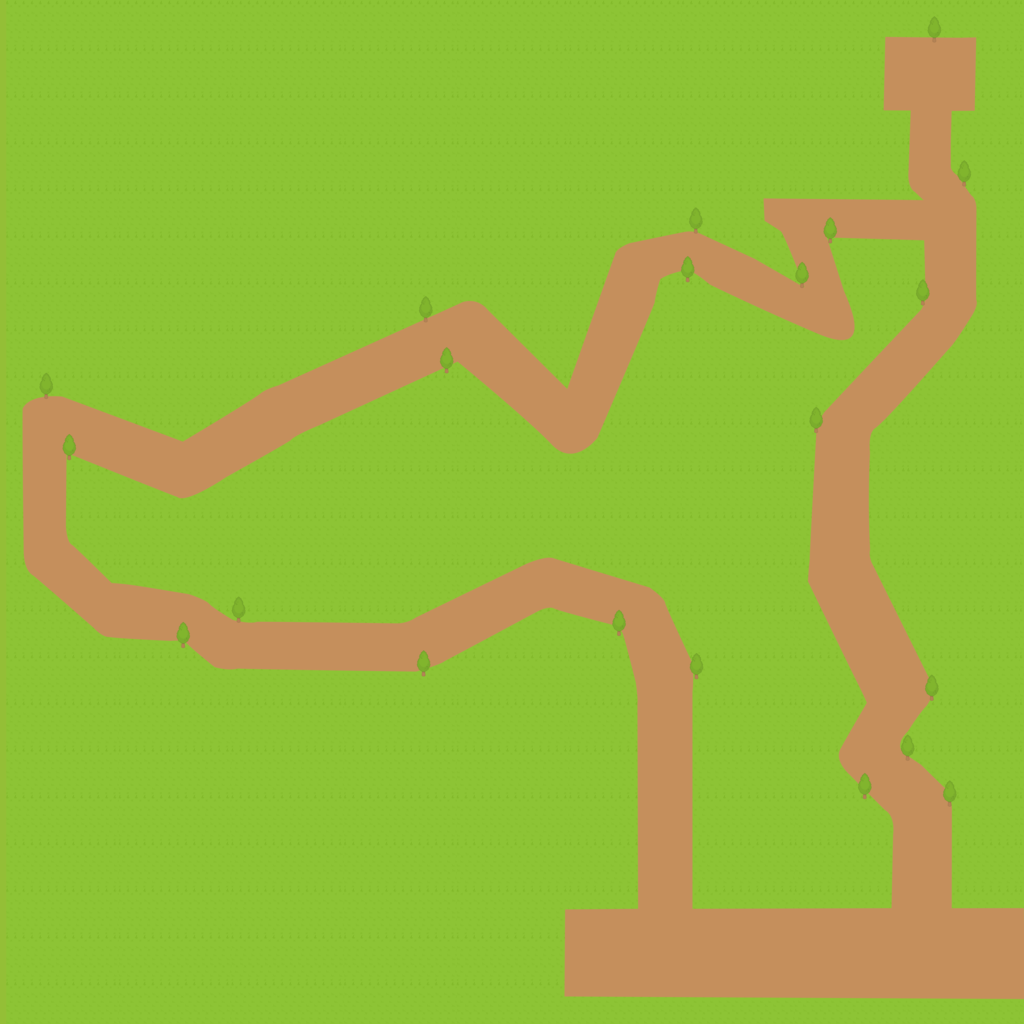

This is a level from a 2D game, rendered from its Tiled map with the project's own tilesets. A one-line summary and the map file follow, with tile-layer data summarised:
An orthogonal 64x64 tile map with 16x16 px tiles, 1 tile layer (Camada de Tiles 1), 5 tilesets and 170 objects (Player).

<map version="1.8" tiledversion="1.8.4" orientation="orthogonal" renderorder="right-down" width="64" height="64" tilewidth="16" tileheight="16" infinite="0" nextlayerid="7" nextobjectid="387">
 <tileset firstgid="1" name="test_player_spritesheet" tilewidth="16" tileheight="16" tilecount="56" columns="7">
  <image source="../images/test_player_spritesheet.png" width="116" height="128" />
 </tileset>
 <tileset firstgid="57" name="world_spritesheet" tilewidth="16" tileheight="16" tilecount="4160" columns="80">
  <image source="../images/world_spritesheet.png" width="1280" height="832" />
 </tileset>
 <tileset firstgid="4217" name="plants_spritesheet" tilewidth="16" tileheight="16" tilecount="253" columns="23">
  <image source="../images/plants_spritesheet.png" width="381" height="183" />
 </tileset>
 <tileset firstgid="4470" name="contorno-com-textura-v3" tilewidth="16" tileheight="16" tilecount="4096" columns="64">
  <image source="../images/contorno-com-textura-v3.png" width="1024" height="1024" />
 </tileset>
 <tileset firstgid="8566" name="contorno-com-textura-v4" tilewidth="16" tileheight="16" tilecount="4096" columns="64">
  <image source="../images/contorno-com-textura-v4.png" width="1024" height="1024" />
 </tileset>
 <layer id="1" name="Camada de Tiles 1" width="64" height="64">
  <data>[4096 cells, 4096 non-empty, 4096 distinct tile ids]</data>
 </layer>
 <objectgroup id="6" name="Plants">
  <object id="191" x="943.515" y="785.212" width="16.1818" height="15.6364" />
  <object id="192" gid="3515" x="943.515" y="800.667" width="16" height="16" />
  <object id="196" x="848" y="768.151" width="16" height="15.8182" />
  <object id="197" gid="3515" x="854.849" y="792" width="16" height="16" />
  <object id="201" x="896.849" y="736.515" width="15.4545" height="15.0909" />
  <object id="202" gid="3515" x="897.485" y="752.818" width="16" height="16" />
  <object id="203" x="924.636" y="684.818" width="15.0606" height="16" />
  <object id="204" gid="3515" x="924.303" y="700.151" width="16" height="16" />
  <object id="205" x="809.515" y="418.273" width="16.5455" height="16.7273" />
  <object id="206" gid="3515" x="809.878" y="433.969" width="16" height="16" />
  <object id="207" x="917.94" y="287.606" width="16.3636" height="16.3636" />
  <object id="208" gid="3515" x="918.122" y="303.758" width="16" height="16" />
  <object id="211" x="956.333" y="178.485" width="15.2727" height="15.6364" />
  <object id="212" gid="3515" x="955.818" y="194" width="16" height="16" />
  <object id="213" x="921.06" y="31.3031" width="17.4545" height="16.7273" />
  <object id="214" gid="3515" x="921.969" y="48.1818" width="16" height="16" />
  <object id="215" x="818.636" y="230.849" width="16.3031" height="16.8182" />
  <object id="216" gid="3515" x="819.122" y="247.091" width="16" height="16" />
  <object id="217" x="793.788" y="277.091" width="16.9091" height="15.8182" />
  <object id="218" gid="3515" x="794.031" y="293.091" width="16" height="16" />
  <object id="219" x="680.182" y="223.636" width="16.7273" height="16.1818" />
  <object id="220" gid="3515" x="680.364" y="239.455" width="16" height="16" />
  <object id="221" x="680" y="262.909" width="17.6364" height="14.3636" />
  <object id="222" gid="3515" x="680.909" y="277.636" width="16" height="16" />
  <object id="224" x="425.219" y="306.739" width="14.7273" height="15.2727" />
  <object id="225" gid="3515" x="425.038" y="322.193" width="16" height="16" />
  <object id="226" x="432.886" y="356.125" width="15.0909" height="14.3636" />
  <object id="227" gid="3515" x="432.886" y="370.307" width="16" height="16" />
  <object id="228" x="38.9545" y="382.5" width="16.3636" height="15.8182" />
  <object id="229" gid="3515" x="38.7727" y="398.864" width="16" height="16" />
  <object id="230" x="62.8182" y="440.545" width="15.8182" height="15.8182" />
  <object id="231" gid="3515" x="62.8182" y="456.363" width="16" height="16" />
  <object id="232" x="172.136" y="629.136" width="16.1818" height="16.1818" />
  <object id="233" gid="3515" x="172.5" y="645.682" width="16" height="16" />
  <object id="234" x="230.864" y="613.955" width="15.6364" height="16.5455" />
  <object id="235" gid="3515" x="230.682" y="630.136" width="16" height="16" />
  <object id="236" x="415.409" y="661.636" width="15.2727" height="13.4545" />
  <object id="237" gid="3515" x="415.409" y="676.545" width="16" height="16" />
  <object id="238" x="609.5" y="617.727" width="14.9091" height="14" />
  <object id="239" gid="3515" x="608.045" y="633.909" width="16" height="16" />
  <object id="241" x="682.682" y="666.318" width="17.6364" height="15.8182" />
  <object id="242" gid="3515" x="682.864" y="682.136" width="16" height="16" />
  <object id="243" gid="3515" x="1224" y="1029.33" width="16" height="16" />
  <object id="386" x="861.5" y="785" />
 </objectgroup>
 <objectgroup id="2" name="SpawnPoints">
  <object id="1" type="Player" x="912" y="911.667" width="15.3333" height="16" />
  <object id="9" gid="1" x="910.333" y="928" width="16" height="16" />
 </objectgroup>
 <objectgroup id="5" name="CollisionPoints" offsetx="0" offsety="0.5">
  <object id="249" x="525" y="1005.5" width="498" height="17" />
  <object id="251" x="0" y="686.5" width="545" height="336" />
  <object id="252" x="544" y="687" width="79.5" height="207" />
  <object id="253" x="528" y="624.5" width="63.5" height="64.5" />
  <object id="254" x="591.5" y="639" width="16" height="52" />
  <object id="255" x="511" y="638.5" width="22" height="50.5" />
  <object id="256" x="480" y="655" width="43" height="36.5" />
  <object id="257" x="463.5" y="671" width="21" height="19" />
  <object id="258" x="447.5" y="672" width="20.5" height="18.5" />
  <object id="259" x="175.5" y="656" width="16.5" height="33.5" />
  <object id="260" x="0" y="655" width="175.5" height="39.5" />
  <object id="261" x="62.5" y="623" width="17.5" height="41" />
  <object id="262" x="47" y="607.5" width="16" height="51.5" />
  <object id="263" x="31" y="591" width="16.5" height="67" />
  <object id="264" x="15" y="575.5" width="15" height="84" />
  <object id="265" x="0" y="-0.5" width="14.5" height="655.5" />
  <object id="266" x="13" y="-0.5" width="34.5" height="383.5" />
  <object id="268" x="48" y="-0.5" width="208" height="383.5" />
  <object id="269" x="80" y="381" width="160" height="19.5" />
  <object id="270" x="128.5" y="399" width="81" height="17.5" />
  <object id="271" x="159.5" y="416" width="32.5" height="16" />
  <object id="272" x="253" y="0" width="82.5" height="351" />
  <object id="273" x="255" y="349" width="33.5" height="18.5" />
  <object id="274" x="310.5" y="0" width="42.5" height="334.5" />
  <object id="275" x="350" y="0" width="129.5" height="286" />
  <object id="276" x="346.5" y="282.5" width="102" height="21.5" />
  <object id="277" x="347" y="297.5" width="52" height="21.5" />
  <object id="278" x="344.5" y="315" width="23" height="19.5" />
  <object id="279" x="480" y="0" width="111.5" height="302.5" />
  <object id="280" x="512.5" y="296" width="63.5" height="23" />
  <object id="281" x="513" y="304" width="62.5" height="31" />
  <object id="282" x="538.5" y="335.5" width="36.5" height="15" />
  <object id="283" x="546" y="350" width="26.5" height="13.5" />
  <object id="284" x="587" y="0" width="100" height="222" />
  <object id="285" x="586.5" y="221.5" width="37" height="17.5" />
  <object id="286" x="586.5" y="239" width="21" height="16.5" />
  <object id="287" x="683" y="0" width="68.5" height="222.5" />
  <object id="288" x="747" y="0" width="38" height="191" />
  <object id="289" x="783" y="-0.5" width="96.5" height="191.5" />
  <object id="290" x="878" y="0" width="114.5" height="31" />
  <object id="291" x="986.5" y="0" width="36.5" height="31.5" />
  <object id="292" x="981.5" y="24" width="41" height="87.5" />
  </objectgroup>
</map>
<!-- 82 of 170 objects omitted -->
